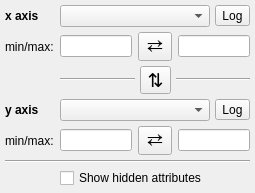
<?xml version="1.0" encoding="UTF-8"?>
<ui version="4.0">
 <class>Widget</class>
 <widget class="QWidget" name="Widget">
  <property name="geometry">
   <rect>
    <x>0</x>
    <y>0</y>
    <width>255</width>
    <height>180</height>
   </rect>
  </property>
  <property name="windowTitle">
   <string>Viewer Options</string>
  </property>
  <layout class="QGridLayout" name="gridLayout_5">
   <property name="verticalSpacing">
    <number>5</number>
   </property>
   <property name="margin">
    <number>5</number>
   </property>
   <item row="3" column="1" colspan="3">
    <layout class="QHBoxLayout" name="horizontalLayout_3">
     <property name="spacing">
      <number>5</number>
     </property>
     <property name="margin">
      <number>0</number>
     </property>
     <item>
      <widget class="QComboBox" name="combo_y_attribute"/>
     </item>
     <item>
      <widget class="QToolButton" name="button_y_log">
       <property name="text">
        <string>Log</string>
       </property>
       <property name="checkable">
        <bool>true</bool>
       </property>
      </widget>
     </item>
    </layout>
   </item>
   <item row="0" column="0">
    <widget class="QLabel" name="x_lab">
     <property name="font">
      <font>
       <weight>75</weight>
       <bold>true</bold>
      </font>
     </property>
     <property name="text">
      <string>x axis</string>
     </property>
    </widget>
   </item>
   <item row="1" column="3">
    <widget class="QLineEdit" name="value_x_max"/>
   </item>
   <item row="1" column="2">
    <widget class="QToolButton" name="button_flip_x">
     <property name="font">
      <font>
       <pointsize>14</pointsize>
      </font>
     </property>
     <property name="styleSheet">
      <string notr="true">padding: 0px</string>
     </property>
     <property name="text">
      <string>⇄</string>
     </property>
    </widget>
   </item>
   <item row="4" column="1">
    <widget class="QLineEdit" name="value_y_min"/>
   </item>
   <item row="5" column="0" colspan="4">
    <widget class="Line" name="line">
     <property name="orientation">
      <enum>Qt::Horizontal</enum>
     </property>
    </widget>
   </item>
   <item row="1" column="0">
    <widget class="QLabel" name="label_2">
     <property name="text">
      <string>min/max:</string>
     </property>
    </widget>
   </item>
   <item row="6" column="1" colspan="3">
    <widget class="QCheckBox" name="checkbox_hidden">
     <property name="text">
      <string>Show hidden attributes</string>
     </property>
    </widget>
   </item>
   <item row="2" column="1" colspan="3">
    <layout class="QHBoxLayout" name="horizontalLayout">
     <property name="spacing">
      <number>5</number>
     </property>
     <property name="margin">
      <number>0</number>
     </property>
     <item>
      <widget class="Line" name="line_3">
       <property name="orientation">
        <enum>Qt::Horizontal</enum>
       </property>
      </widget>
     </item>
     <item>
      <widget class="QToolButton" name="button_flip_axes">
       <property name="font">
        <font>
         <pointsize>14</pointsize>
        </font>
       </property>
       <property name="styleSheet">
        <string notr="true">padding: 0px</string>
       </property>
       <property name="text">
        <string>⇅</string>
       </property>
      </widget>
     </item>
     <item>
      <widget class="Line" name="line">
       <property name="orientation">
        <enum>Qt::Horizontal</enum>
       </property>
      </widget>
     </item>
    </layout>
   </item>
   <item row="1" column="1">
    <widget class="QLineEdit" name="value_x_min"/>
   </item>
   <item row="4" column="2">
    <widget class="QToolButton" name="button_flip_y">
     <property name="font">
      <font>
       <pointsize>14</pointsize>
      </font>
     </property>
     <property name="styleSheet">
      <string notr="true">padding: 0px</string>
     </property>
     <property name="text">
      <string>⇄</string>
     </property>
    </widget>
   </item>
   <item row="4" column="3">
    <widget class="QLineEdit" name="value_y_max"/>
   </item>
   <item row="3" column="0">
    <widget class="QLabel" name="x_lab">
     <property name="font">
      <font>
       <weight>75</weight>
       <bold>true</bold>
      </font>
     </property>
     <property name="text">
      <string>y axis</string>
     </property>
    </widget>
   </item>
   <item row="0" column="1" colspan="3">
    <layout class="QHBoxLayout" name="horizontalLayout_2">
     <property name="spacing">
      <number>5</number>
     </property>
     <property name="margin">
      <number>0</number>
     </property>
     <item>
      <widget class="QComboBox" name="combo_x_attribute"/>
     </item>
     <item>
      <widget class="QToolButton" name="button_x_log">
       <property name="text">
        <string>Log</string>
       </property>
       <property name="checkable">
        <bool>true</bool>
       </property>
       <property name="checked">
        <bool>false</bool>
       </property>
       <property name="autoRepeat">
        <bool>false</bool>
       </property>
       <property name="popupMode">
        <enum>QToolButton::DelayedPopup</enum>
       </property>
       <property name="autoRaise">
        <bool>false</bool>
       </property>
      </widget>
     </item>
    </layout>
   </item>
   <item row="4" column="0">
    <widget class="QLabel" name="label">
     <property name="text">
      <string>min/max:</string>
     </property>
    </widget>
   </item>
  </layout>
 </widget>
 <layoutdefault spacing="6" margin="11"/>
 <resources/>
 <connections/>
</ui>
